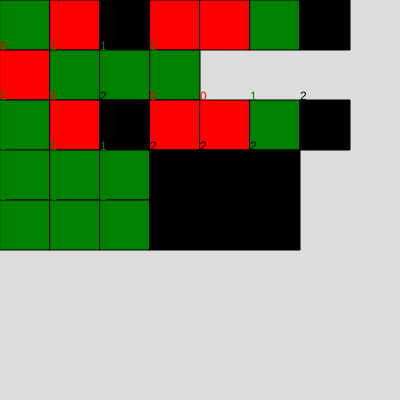
Frame 1 (no input)
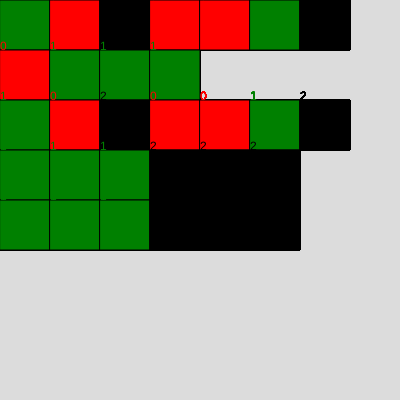
Frame 60 (no input)
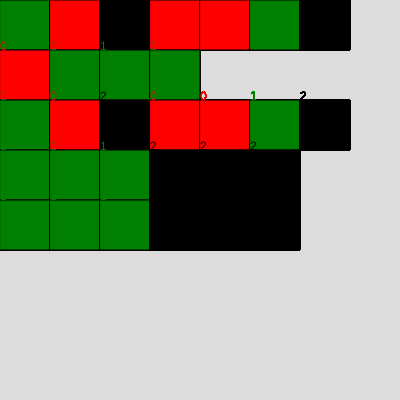
Frame 120 (the mouse pressed at the canvas centre since frame 60)

The p5.js sketch that drew these frames (run headless with seeded random() and noise() and a simulated clock; from frame 60 on, the mouse is pressed at the canvas centre):

// p5.js sketch
// ── sketch.js
let naam = "martijn";

if (naam == "martijn") {
  console.log("hoi martijn");
}

for (let i = 0; i < 10; i++) {
  console.log("hoi martijn" + i);
}

let arrayNamen = ["martijn", "jeroen", "jelle"];

function schrijfNaam(naam) {
  console.log(naam);
}

schrijfNaam("pietje");
//---------------------

function setup() {
  createCanvas(400, 400);
  background(220);
}

myArray = [
  "red",
  "green",
  "blue",
  "purple",
  "orange",
  "pink",
  "brown",
  "black",
  "white",
];

myArray2 = [
  [1, 0, 2, 0, 0, 1, 2],
  [0, 1, 1, 1],
  [1, 0, 2, 0, 0, 1, 2],
  [1, 1, 1, 2, 2, 2],
  [1, 1, 1, 2, 2, 2],
];

console.log(myArray2[1][2]);

function draw() {
  // rect(0,0,50);
  // rect(50,0,50);
  // rect(100,0,50);
  // rect(0,50,50);
  // rect(50,50,50);
  // rect(100,50,50);
  // rect(0,100,50);
  // rect(50,100,50);
  // rect(100,100,50);
  //   textSize(20);
  //   for (y = 0; y < 7; y++) {
  //     for (x = 0; x < 7; x++) {
  //       rect(x * 50, y * 50, 50);
  //       text(x+"-"+y, 50 * x, 50* y);
  //     }
  //   }

  //   for (i = 0; i < myArray.length; i++) {
  //     fill(myArray[i]);
  //     rect(i * 50, 0, 50);
  //   }

  for (y = 0; y < myArray2.length; y++) {
    for (x = 0; x < myArray2[y].length; x++) {
      
        if (myArray2[y][x] == 0) {
        fill("red");
      }
      if (myArray2[y][x] == 1) {
        fill("green");
      }
      if (myArray2[y][x] == 2) {
        fill("black");
      }
      
      rect(x * 50, y * 50, 50);
      text(myArray2[y][x], x * 50, y * 50);
    }
  }


}

// ── index_effect.html
<!DOCTYPE html>
<html lang="en">
<head>
    <meta charset="UTF-8">
    <meta name="viewport" content="width=device-width, initial-scale=1.0">
    <title>Document</title>
    <script src="https://cdnjs.cloudflare.com/ajax/libs/p5.js/1.10.0/p5.min.js"></script>
    <script src="sketch_effect.js"></script>
</head>
<body>
    
</body>
</html>
// ── sketch_effect.js
function setup() {
  createCanvas(800, 400);
  background(220);
}

myArray2 = [
  [0, 0, 0, 0, 0, 0, 0, 0, 0, 0],
  [0, 1, 0, 0, 0, 0, 0, 0, 0, 0],
  [1, 2, 1, 0, 0, 0, 0, 0, 0, 0],
  [0, 1, 0, 0, 0, 0, 0, 0, 0, 0],
  [0, 0, 0, 0, 0, 0, 0, 0, 0, 0],
];

let counter = 0;
let timer = 0;

function draw() {
  background(200);
  counter = counter + 1;//snelheid van opbouwen van de sprite
  timer++;//snelheid van bewegen van de sprite
  if (timer > 5) {
    timer = 0;
  }
  textSize(30);
  text(counter, 10, 300);

  for (y = 0; y < myArray2.length; y++) {
    for (x = 0; x < myArray2[y].length; x++) {
      fill(defineColorByNumber(myArray2[y][x]));

      if (counter > x + y * 50) {//dit zogt er voor dat de sprite langzaam opbouwt
        rect(x * 50, y * 50, 50);
        text(myArray2[y][x], x * 50, y * 50);
      }

      if (counter > 400) {
        counter = 0;
      }
    }

    if (timer == 0) {
      //deze code zorgt er voor dat de sprite beweegt
      let lastValueOffArray = myArray2[y][myArray2[y].length - 1];
      myArray2[y].unshift(lastValueOffArray);
      myArray2[y].pop();
    }
  }
}

function defineColorByNumber(number) {
  let color = "white";
  if (number == 0) {
    color = "red";
  }
  if (number == 1) {
    color = "green";
  }
  if (number == 2) {
    color = "black";
  }
  return color;
}

// ── snake.html
<!DOCTYPE html>
<html lang="en">
<head>
    <meta charset="UTF-8">
    <meta name="viewport" content="width=device-width, initial-scale=1.0">
    <title>Document</title>
    <script src="https://cdnjs.cloudflare.com/ajax/libs/p5.js/1.10.0/p5.min.js"></script>
    <script src="snake.js"></script>
</head>
<body>
    
</body>
</html>
